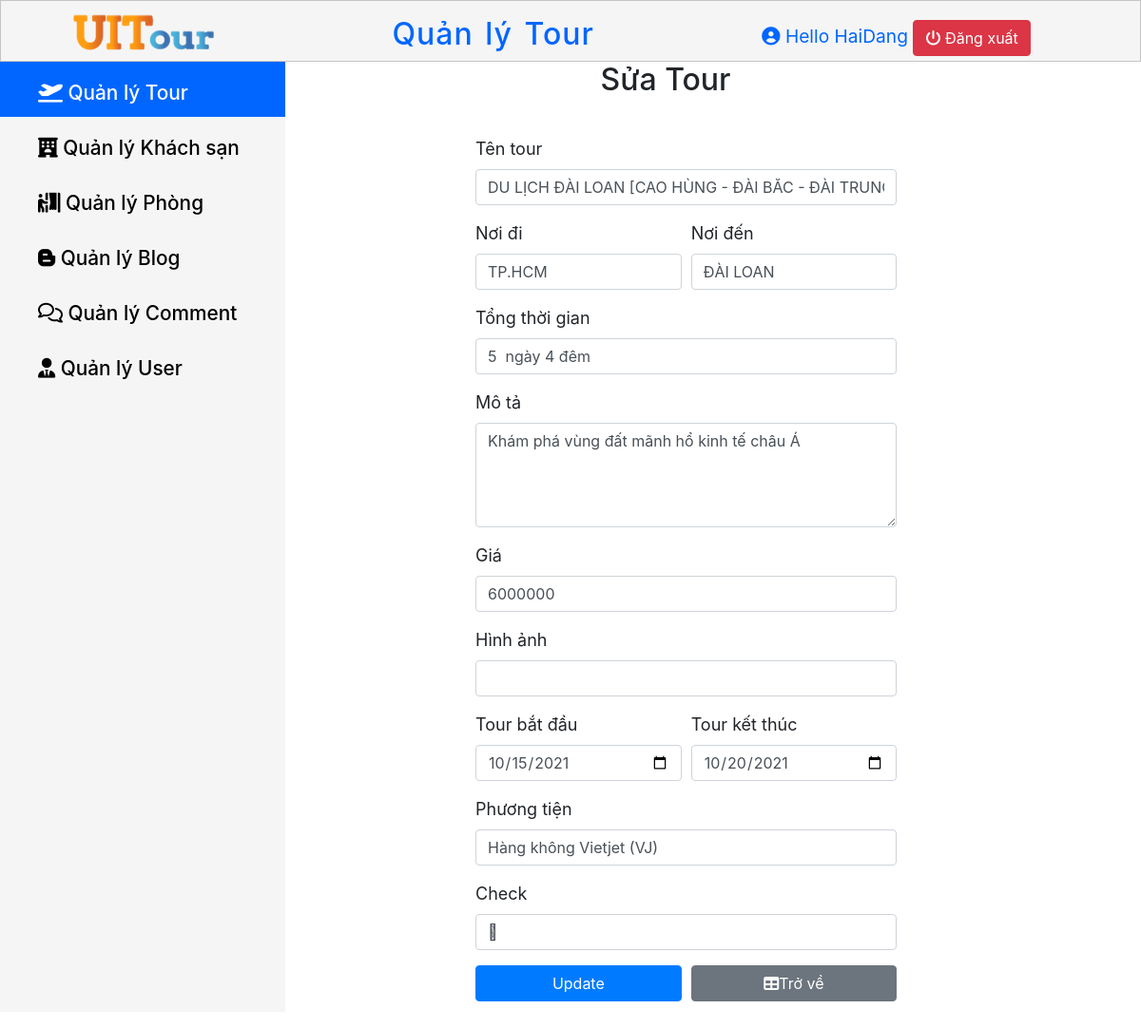
The page /Page-Admin/SuaTour.php?id=1 on the database as committed earlier.
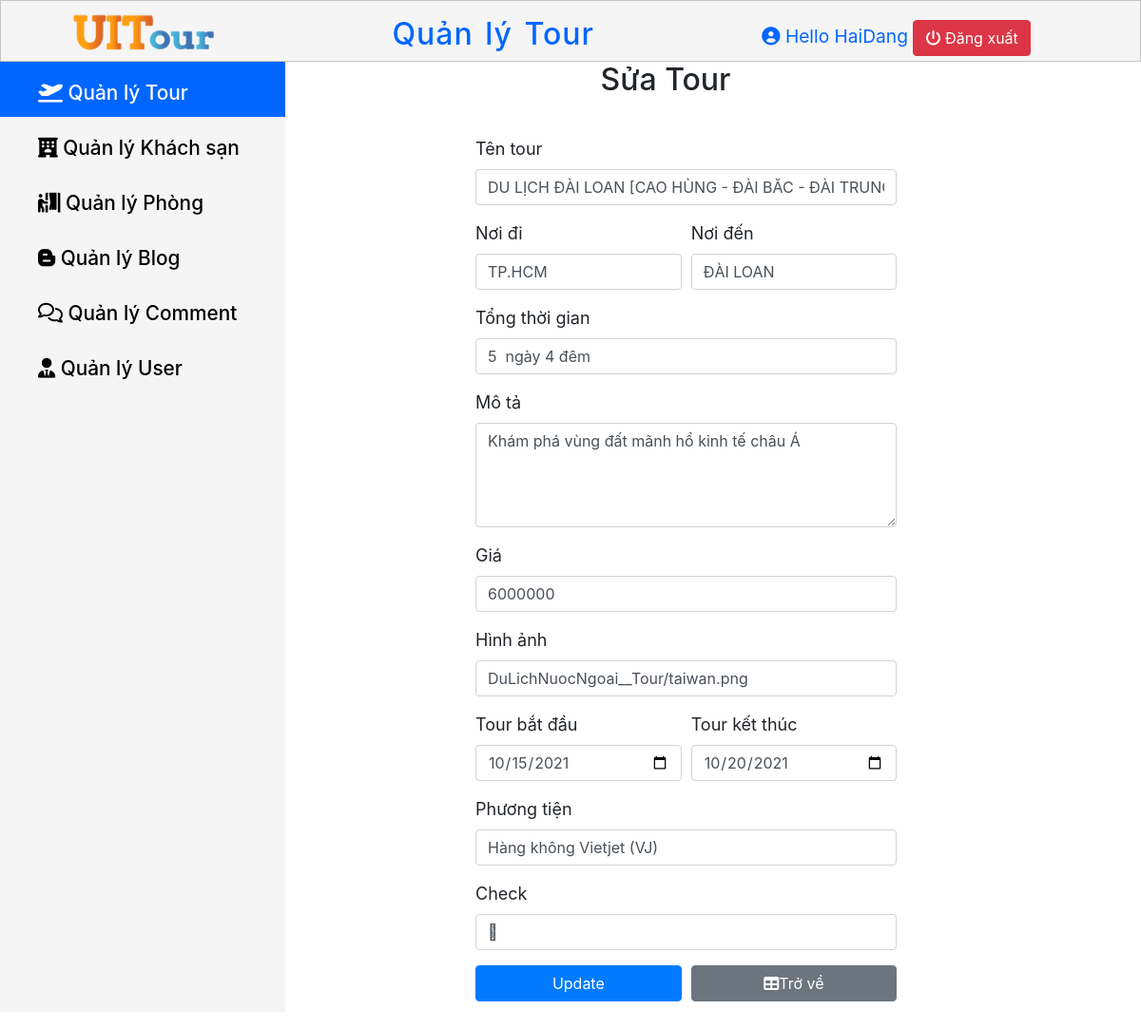
The same page on the database as committed later.
### tables this page shows
CREATE TABLE `tour` (
  `Tour_Id` int(11) NOT NULL,
  `Tour_Name` varchar(500) NOT NULL,
  `Departure` varchar(500) NOT NULL,
  `Destination` varchar(500) NOT NULL,
  `Tour_Time` varchar(50) NOT NULL,
  `Description_Tour` varchar(1000) NOT NULL,
  `Price` int(11) NOT NULL,
  `Img_Source` text NOT NULL,
  `Tour_Start` date NOT NULL,
  `Tour_Finish` date NOT NULL,
  `Transport` varchar(200) NOT NULL,
  `Tour_Check` binary(1) NOT NULL
);

### Page-Admin/SuaTour.php (the view, shortened to what the changed rows need)
<?php
    $host = "localhost";
    $host_user ="root";
    $host_password = "";
    $database = "ie104.m12";
    $port = "8111";
    $conn = new mysqli($host, $host_user, $host_password, $database, $port);
    if(isset($_REQUEST["id"]) and $_REQUEST['id']!="")
    {
        $id =  $_GET["id"];
        $sql = "SELECT * FROM tour WHERE Tour_Id = $id";
        $kq = $conn->query($sql);
    }
?>
<!DOCTYPE html>
<html lang="en">
<head>
    <link rel="stylesheet" href="Navbar.css">
    <link rel="stylesheet" href="Content.css">
    <link rel="stylesheet" href="https://cdn.jsdelivr.net/npm/bootstrap@4.5.3/dist/css/bootstrap.min.css">
    <link rel="stylesheet" href="https://cdnjs.cloudflare.com/ajax/libs/font-awesome/6.0.0-beta3/css/all.min.css" />
</head>
<body>
    <header class="header-container">
        <h2 class="header-container__Title">
            Quản lý Tour
        </h2>
    </header>
    <main class="main">
        <div class="col-md-8">
            <h2 class=" text-center">Sửa Tour</h2>
            <div class="col-md-8 div--css">
                <form action="" class="form--css" method="post">
                    <?php while($row = $kq->fetch_assoc()) { ?>
                        <div class="form-group">
                        <label for="Tour_Name" class="control-label">Tên tour</label>
                        <input name="Tour_Name" class="form-control" value="<?php echo $row["Tour_Name"] ?>" required/>
                    </div>
                    <div class="form-row">
                        <div class="form-group col-md-6">
                            <label for="Departure" class="control-label">Nơi đi</label>
                            <input name="Departure" class="form-control" value="<?php echo $row["Departure"] ?>" required/>
                        </div>
                        <div class="form-group col-md-6">
                            <label for="Destination" class="control-label">Nơi đến</label>
                            <input name="Destination" class="form-control" value="<?php echo $row["Destination"] ?>" required/>
                        </div>
                    </div>
                    <div class="form-group">
                        <label for="Tour_Time" class="control-label">Tổng thời gian</label>
                        <input name="Tour_Time" class="form-control" value="<?php echo $row["Tour_Time"] ?>" required/>
                    </div>
                    <div class="form-group">
                        <label for="Description_Tour" class="control-label">Mô tả</label>
                        <textarea name="Description_Tour"  cols="30" rows="4"  class="form-control" required><?php echo $row["Description_Tour"] ?></textarea>
                    </div>
                    <div class="form-group">
                        <label for="Price" class="control-label">Giá</label>
                        <input type="number" name="Price" class="form-control" value="<?php echo $row["Price"] ?>" required/>
                    </div>
                    <div class="form-group">
                        <label for="Img_Source" class="control-label">Hình ảnh</label>
                        <input name="Img_Source" class="form-control" value="<?php echo $row["Img_Source"] ?>" required/>
                    </div>
                    <div class="form-row">
                        <div class="form-group col-md-6">
                            <label for="Tour_Start" class="control-label">Tour bắt đầu</label>
                            <input type="date" name="Tour_Start" class="form-control" value="<?php echo $row["Tour_Start"] ?>" required/>
                        </div>
                        <div class="form-group col-md-6">
                            <label for="Tour_Finish" class="control-label">Tour kết thúc</label>
                            <input  type="date" name="Tour_Finish" value="<?php echo $row["Tour_Finish"] ?>" class="form-control" required/>
                        </div>
                    </div>
                    <div class="form-group">
                        <label for="Transport" class="control-label">Phương tiện</label>
                        <input name="Transport" class="form-control" value="<?php echo $row["Transport"] ?>" required/>
                    </div>
                    <div class="form-group">
                        <label for="Tour_Check" class="control-label">Check</label>
                        <input type="check" name="Tour_Check" value="<?php echo $row["Tour_Check"] ?>" class="form-control"/>
                    </div>
                    <div class="form-row">
                        <div class="form-group col-md-6">
                            <input name="submit" type="submit" value="Update" class="btn btn-primary btn-block" />
                        </div>
                        <div class="form-group col-md-6">
                            <a  href="../Page-Admin/QuanLyTour.php" class="btn btn-secondary btn-block"><i class="fa fa-table"></i>Trở về</a>
                        </div>
                    </div>
                    <?php } ?>
                </form>
            </div>
        </div>
    </main>
</body>
</html>

Rows that differ between the two databases and show on the page:
changed tour "DU LỊCH ĐÀI LOAN [CAO HÙNG - ĐÀI BẮC - ĐÀI TRUNG]": Img_Source (not shown) → "DuLichNuocNgoai__Tour/taiwan.png"
